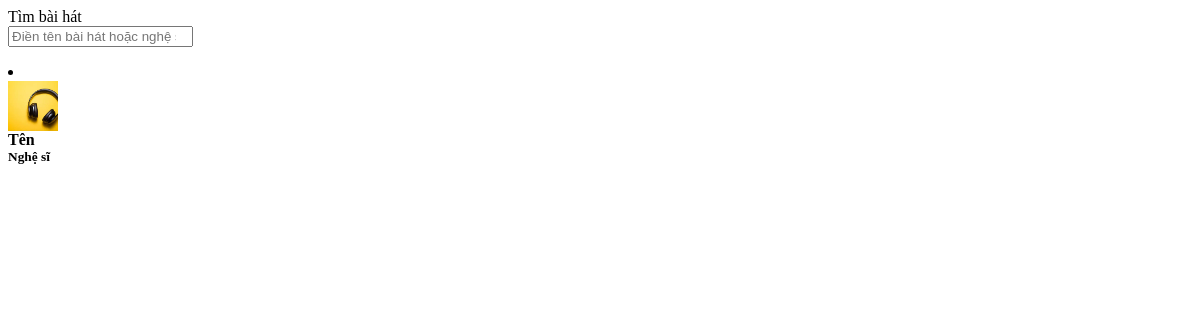
/manage_playlist_items.php?pid=7, run on an earlier commit of the app's database.
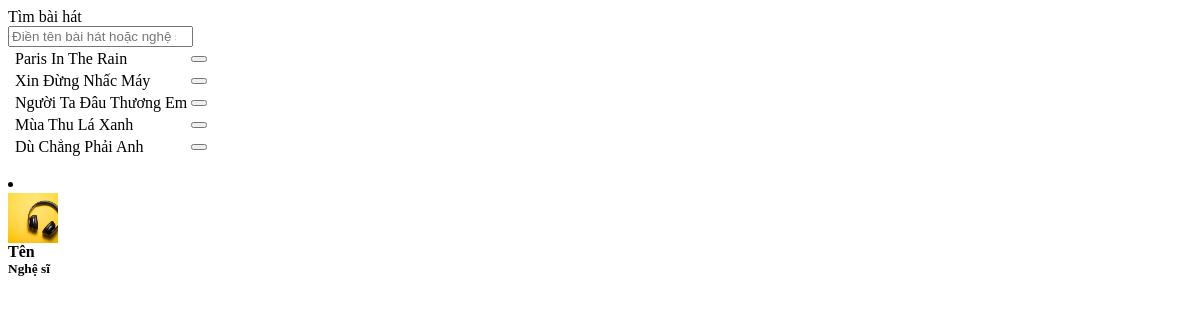
And on a later commit of the database.
### tables this page shows
CREATE TABLE `playlist_items` (
  `id` int(30) NOT NULL,
  `playlist_id` int(30) NOT NULL,
  `music_id` int(30) NOT NULL,
  `date_created` datetime NOT NULL DEFAULT current_timestamp()
);

CREATE TABLE `uploads` (
  `id` int(30) NOT NULL,
  `user_id` int(30) NOT NULL,
  `genre_id` int(30) NOT NULL,
  `title` text NOT NULL,
  `artist` text NOT NULL,
  `description` text NOT NULL,
  `upath` text NOT NULL,
  `cover_image` text NOT NULL,
  `date_created` int(11) NOT NULL DEFAULT current_timestamp()
);

### manage_playlist_items.php (the view, shortened to what this page needs)
<?php
include 'db_connect.php';
$items = $conn->query("SELECT p.*,m.title,m.artist,m.upath FROM playlist_items p inner join uploads m on m.id = p.music_id where p.playlist_id ={$_GET['pid']} ");
?>
<div class="container-fluid">
	<form action="" id="manage_playlist_items">
		<div class="row">
			<div class="form-group col-md-12">
			<label for="" class="control-label">Tìm bài hát</label>
				<div class="position-relative w-100">
					<input type="search" class="form-control form-control-sm w-100" id="msearch" placeholder="Điền tên bài hát hoặc nghệ sĩ" autocomplete="off">
				</div>
			</div>
		</div>
		<div class="row">
			<table class="table table-stripped" id="plist">
				<tbody>
					<?php
					while($row = $items->fetch_assoc()):
					?>
					<tr data-id='<?php echo $row['id'] ?>'>
						<td></td>
						<td><input name='music_id[]' value='<?php echo $row['id'] ?>' type='hidden'><i class='fa fa-music text-gradient-primary mr-2'></i><?php echo $row['title'] ?></td>
						<td class='text-right'><button type='button' onclick='$(this).closest("tr").remove()' class='btn btn-danger btn-sm'><i class='fa fa-times'></i></button></td>
					</tr>
					<?php endwhile; ?>
				</tbody>
			</table>
		</div>
	</form>
</div>
<div id="list_clone" class="d-none">
	<li class="list-group-item suggest-item">
	<div id="pdet" class="d-flex justify-content-between align-items-center">
		<div class="d-flex">
			<img src="assets/uploads/play.jpg" alt="" class="img-thumbnail bg-gradient-1" style="width: 50px;height: 50px;object-fit: cover">
			<div class="ml-2 mr-4">
				<div><b><large class="mtitle">Tên</large></b>
				</div>
				<div>
					<b><small class="martist">Nghệ sĩ</small></b>
					</div>
				</div>
			</div>
</li>
</div>

What changed in the data, as far as the page shows it:
added playlist_items: uploads.title "Paris In The Rain"
added playlist_items: uploads.title "Xin Đừng Nhấc Máy"
added playlist_items: uploads.title "Người Ta Đâu Thương Em"
added playlist_items: uploads.title "Mùa Thu Lá Xanh"
added playlist_items: uploads.title "Dù Chẳng Phải Anh"
